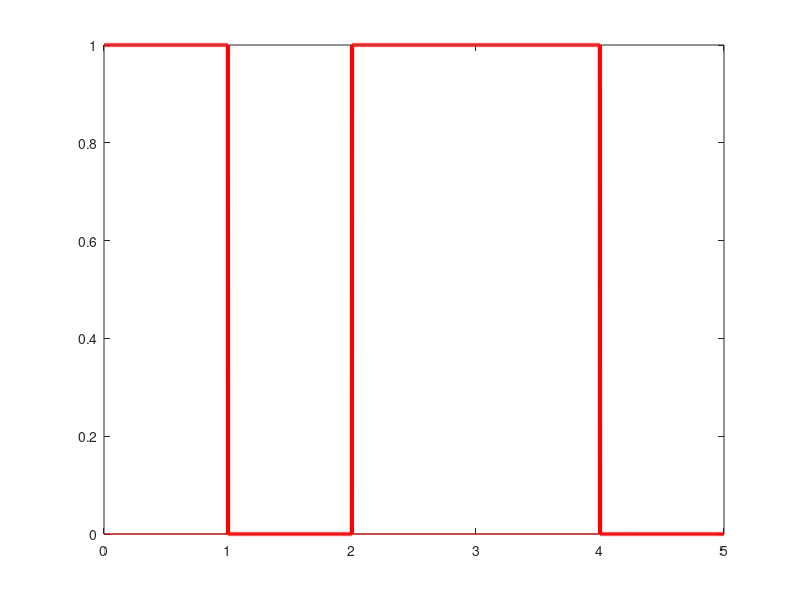

This figure's MATLAB source: (Note: this script raises an error after producing the figure.)
bits = [1 0 1 1 0];
bitrate = 1; % bits per second
n = 1000; % sample points per bit
T = length(bits) / bitrate; % total time
N = length(bits) * n; % total points
dt = T / N; % time each point will take

t = 0:dt:T; % time domain
x = zeros(1,length(t)); % amplitude domain

%%encoding
for i = 1:length(bits)
    if bits(i) == 1
        x((i-1)* n + 1 : i * n) = 1;
    end
end

plot(t, x, 'Linewidth', 3, 'Color', 'r');
hold on;
plot(xlim, [0 0], '-r')
hold off;
ax = gca;
ax.XGrid = 'on';
ax.YGrid = 'off';
ax.GridAlpha = 0.5;
title('Encoded Signal');

%%decoding
counter = 0;
for i = 1:length(t)
    if t(i) > counter
        counter = counter + 1;
        result(counter) = x(i);
    end
end

disp(result);